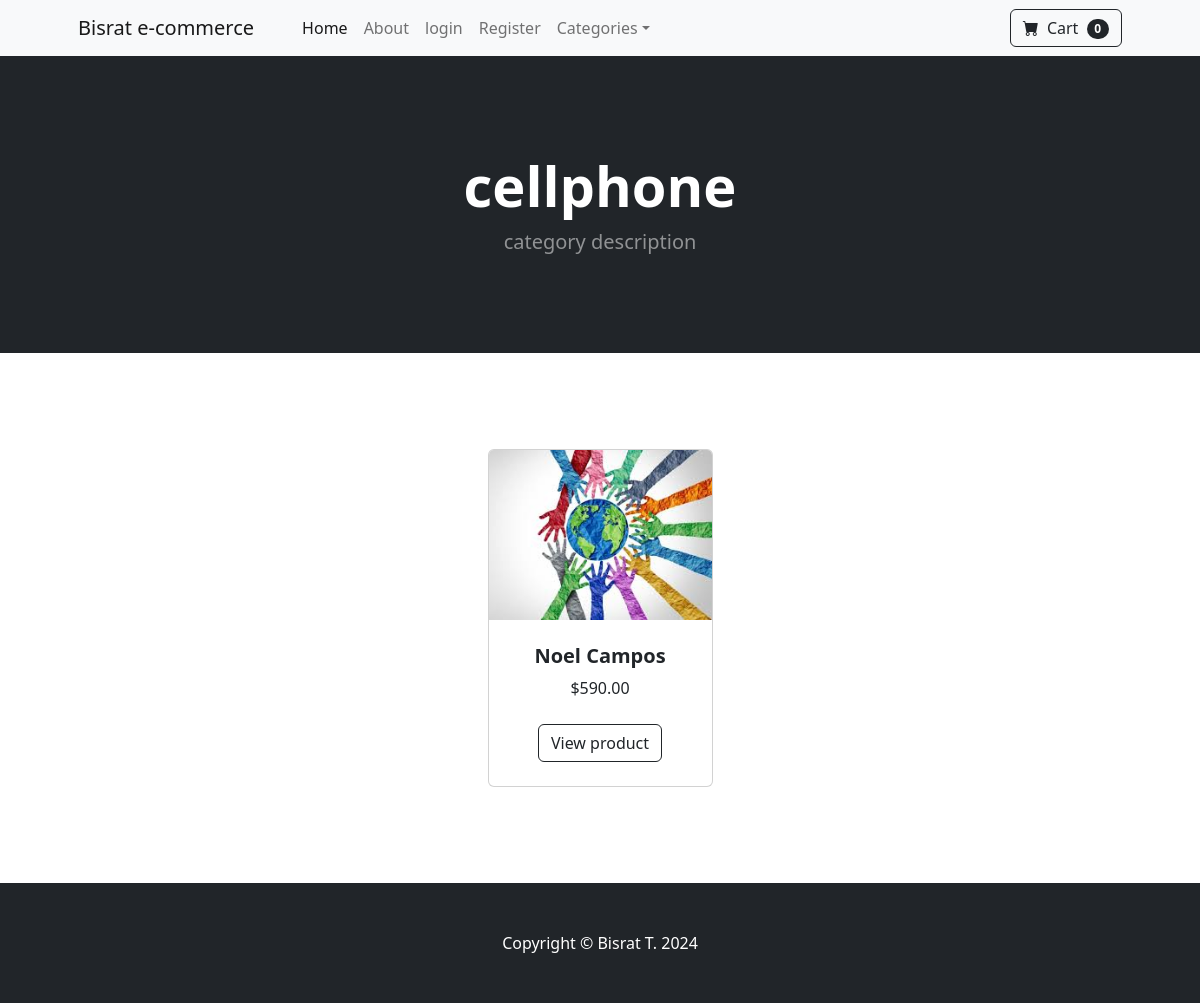
Screenshot of /category/cellphone with the database file from the repository.
### store/models.py (models this page shows, shortened)
class Category(models.Model):
    name = models.CharField(max_length=255)
    def __str__(self):
        return self.name
    class Meta:
        verbose_name_plural = 'Categories'

class Product(models.Model):
    name = models.CharField(max_length=255)
    price = models.DecimalField(default=0 , max_digits=6, decimal_places=2)
    category = models.ForeignKey(Category, on_delete=models.CASCADE , default=1)
    description = models.TextField(default='' , blank=True , null=True)
    image = models.ImageField(upload_to='uploads/products/')
    is_sale = models.BooleanField(default=False)
    sale_price = models.DecimalField(default=0 , max_digits=6, decimal_places=2)

### store/views.py (the view)
# urls.py: path('category/<str:foo>', views.category , name="category"),
def category(request , foo):
    foo = foo.replace('-' , ' ')
    try:
        category = Category.objects.get(name=foo)
        products = Product.objects.filter(category=category)
        return render(request , 'category.html' , {'products': products , 'category': category})
    except:
        messages.error(request, "Category does not exist")
        return redirect('home')

### cart/cart.py (called while the page is built)
    def __len__(self):
        return len(self.cart)

### cart/context_processors.py (called while the page is built)
def cart(request):
    return {'cart': Cart(request)}

### store/templates/category.html (shortened to what this page needs)
{% extends "base.html" %}
{% load static %}
 {% block content %}
    <header class="bg-dark py-5">
        <div class="container px-4 px-lg-5 my-5">
            <div class="text-center text-white">
                <h1 class="display-4 fw-bolder">{{ category }}</h1>
                <p class="lead fw-normal text-white-50 mb-0">
                    category description
                </p>
            </div>
        </div>
    </header>
    <section class="py-5">
        <div class="container px-4 px-lg-5 mt-5">
            <div class="row gx-4 gx-lg-5 row-cols-2 row-cols-md-3 row-cols-xl-4 justify-content-center">
                {% for product in products  %}
                    {% if product.is_sale %}
                        <div class="col mb-5">
                            <div class="card h-100">
                                <div class="badge bg-dark text-white position-absolute" style="top: 0.5rem; right: 0.5rem">Sale</div>
                                <img class="card-img-top" src="{{ product.image.url }}" alt="..." />
                                <div class="card-body p-4">
                                    <div class="text-center">
                                        <h5 class="fw-bolder">{{ product.name }}</h5>
                                        <div class="d-flex justify-content-center small text-warning mb-2">
                                            <div class="bi-star-fill"></div>
                                            &nbsp;&nbsp;Sale!&nbsp;&nbsp;
                                            <div class="bi-star-fill"></div>
                                        </div>
                                            <strike>
                                            ${{ product.price }}
                                            </strike>
                                            <br/>
                                            ${{ product.sale_price }}
                                    </div>
                                </div>
                                <div class="card-footer p-4 pt-0 border-top-0 bg-transparent">
                                    <div class="text-center"><a class="btn btn-outline-dark mt-auto" href="{% url 'product' product.id %}">View product</a></div>
                                </div>
                            </div>
                        </div>
                    {% else %}
                        <div class="col mb-5">
                            <div class="card h-100">
                                <img class="card-img-top" src="{{ product.image.url }}" alt="..." />
                                <div class="card-body p-4">
                                    <div class="text-center">
                                        <h5 class="fw-bolder">{{ product.name }}</h5>
                                        ${{ product.price }}
                                    </div>
                                </div>
                                <div class="card-footer p-4 pt-0 border-top-0 bg-transparent">
                                    <div class="text-center"><a class="btn btn-outline-dark mt-auto" href="{% url 'product' product.id %}">View product</a></div>
                                </div>
                            </div>
                        </div>
                    {% endif %}
                {% endfor %}
            </div>
        </div>
    </section>
 {% endblock %}

### rows the page displays
Category: name "cellphone"
Product: image (picture), name "Noel Campos", price "590.00"

### other values shown
{{ cart | length }} "0"
